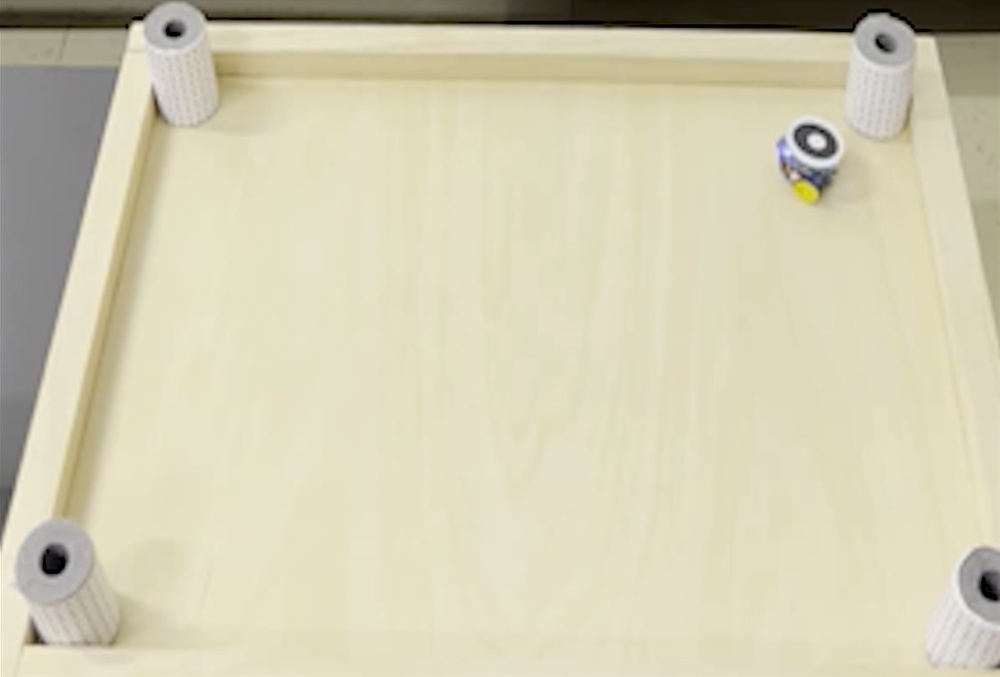
#> input picture core/TEST/img_test.jpg, 1000 x 677 px, shrunk from 1520 x 1029 before the run
$ python -i image_processor.py   (imports and definitions only)
#> lines starting #> are read from the running program, lines starting #| are printed output that depends on the picture
#> further down, picture is the input picture: shape (677, 1000, 3); mean B, G, R 179.1, 205.2, 210.9
"""
Image preprocessing utilities for marker detection.
"""

import numpy as np
import cv2
from typing import Tuple, Optional


class ImageProcessor:
    """
    Image preprocessing and enhancement for marker detection.
    """

    @staticmethod
    def preprocess(image: np.ndarray,
                    enhance_contrast: bool = True,
                    denoise: bool = True) -> np.ndarray:
        """
        Preprocess image for detection.

        Args:
            image: Input image (grayscale or BGR)
            enhance_contrast: Apply CLAHE contrast enhancement
            denoise: Apply denoising

        Returns:
            Preprocessed grayscale image
        """
#> called with enhance_contrast = True, denoise = True
        # Convert to grayscale if needed
        if len(image.shape) == 3:
            gray = cv2.cvtColor(image, cv2.COLOR_BGR2GRAY)
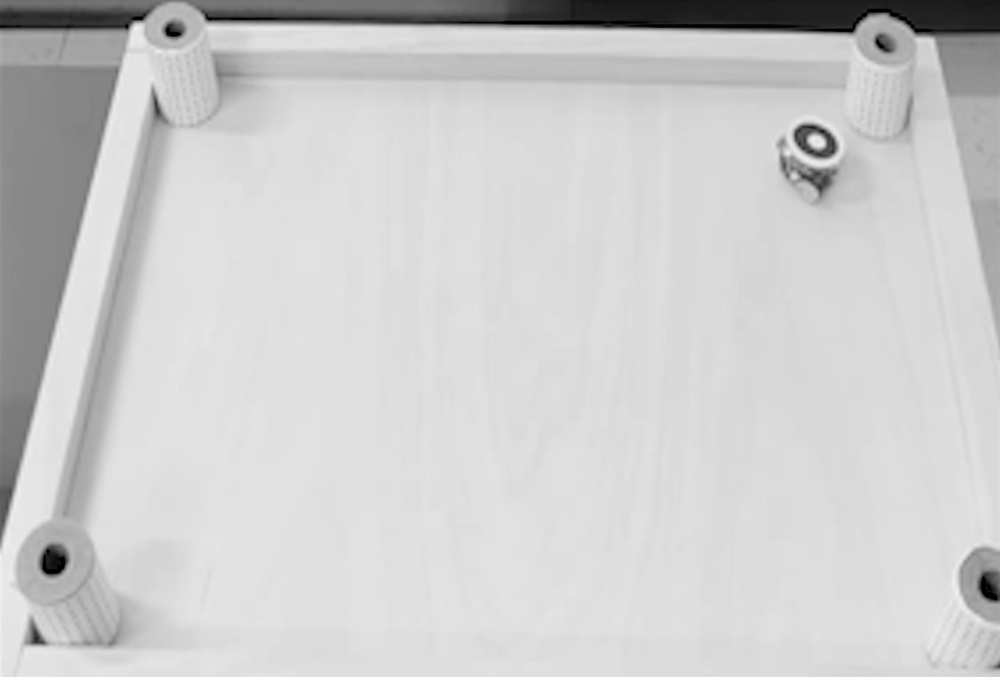
#> gray: shape (677, 1000); min 0, max 244, mean 203.9
        else:
            gray = image.copy()

        # Denoise
        if denoise:
            gray = cv2.fastNlMeansDenoising(gray, h=10)

        # Enhance contrast
        if enhance_contrast:
            clahe = cv2.createCLAHE(clipLimit=2.0, tileGridSize=(8, 8))
            gray = clahe.apply(gray)
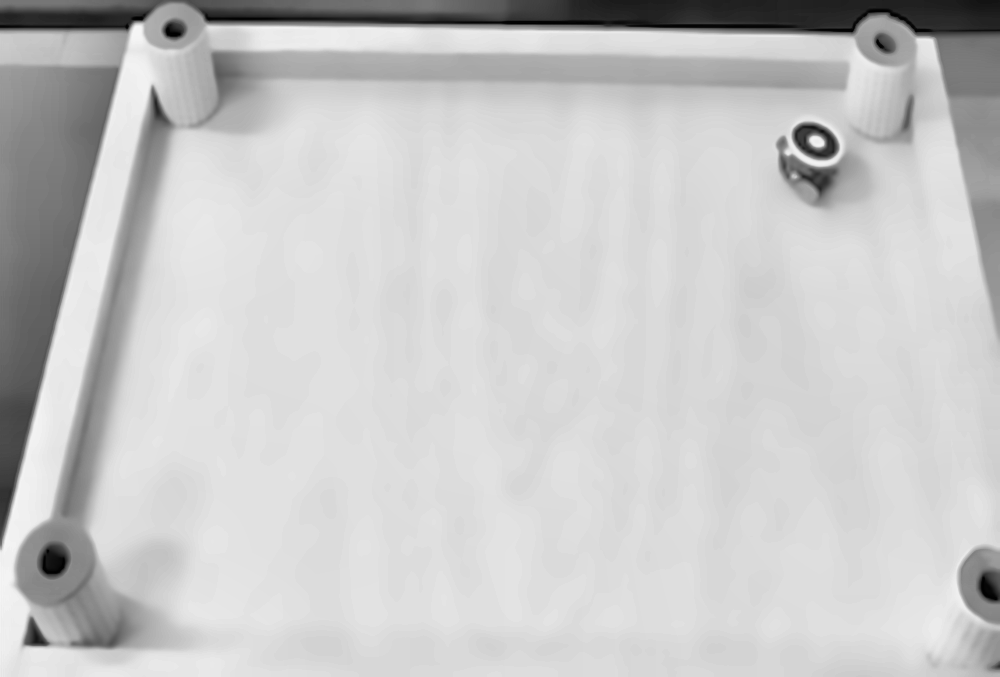
#> gray: shape (677, 1000); min 1, max 246, mean 199.4

        return gray

    # [77 lines left out: functions adaptive_threshold, morphological_cleanup, detect_edges, not called in this run]

>>> import cv2
>>> picture = cv2.imread('../TEST/img_test.jpg')
>>> result = ImageProcessor().preprocess(picture)
